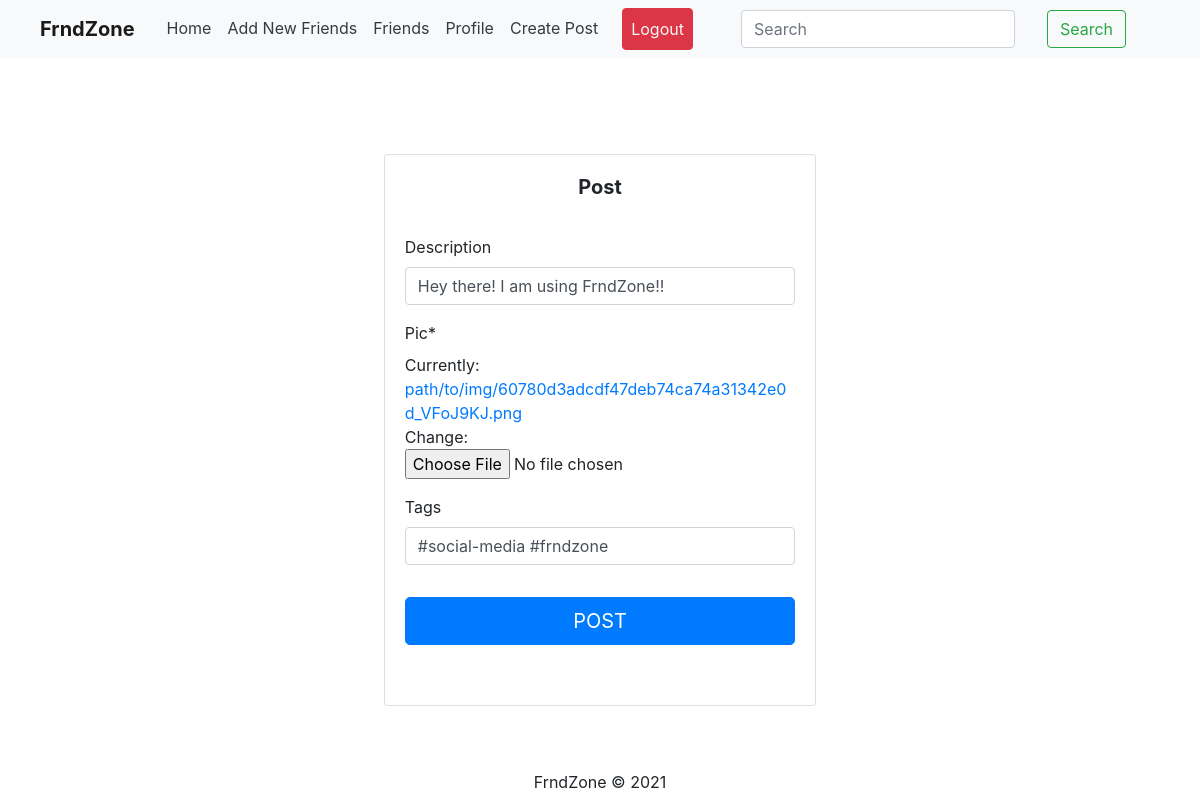
The app's page /post/1/update/ (signed in) with its own data.
### feed/models.py (models this page shows, shortened)
class Post(models.Model):
	description = models.CharField(max_length=255, blank=True)
	pic = models.ImageField(upload_to='path/to/img')
	date_posted = models.DateTimeField(default=timezone.now)
	user_name = models.ForeignKey(User, on_delete=models.CASCADE)
	tags = models.CharField(max_length=100, blank=True)

### feed/views.py (the view, shortened to what this page needs)
# urls.py: path('post/<int:pk>/update/', PostUpdateView.as_view(), name='post-update'),
class PostUpdateView(LoginRequiredMixin, UserPassesTestMixin, UpdateView):
	model = Post
	fields = ['description', 'pic', 'tags']
	template_name = 'feed/create_post.html'
	def test_func(self):
		post = self.get_object()
		if self.request.user == post.user_name:
			return True
		return False

### feed/templates/feed/create_post.html (shortened to what this page needs)
{% extends "feed/layout.html" %}
{% load static %}
{% load crispy_forms_tags %}
{% block searchform %}
<form class="form-inline my-2 my-lg-0 ml-5" action="{% url 'search_posts' %}" method="get">
  <input name="p" type="text" class="form-control mr-sm-2" type="search" placeholder="Search" aria-label="Search">
  <button class="btn btn-outline-success my-2 my-sm-0 ml-4" type="submit">Search</button>
</form>
{% endblock searchform %}
{% block content %}
<br><br>
<div class="container">
    <div class="row">
      <div class="col-sm-9 col-md-7 col-lg-5 mx-auto">
        <div class="card card-signin my-5">
          <div class="card-body">
            <h5 class="card-title text-center"><b>Post</b></h5>
            <form class="form-signin" method = "POST" enctype="multipart/form-data">
            <fieldset class="form-group"><br>
                {{ form|crispy }}
            </fieldset>
            <div class="form-group">
                <button class="btn btn-lg btn-primary btn-block text-uppercase" type="submit">Post</button><br>
            </div>
        </form>
    </div>
    </div>
    </div>
    </div>
</div>
{% endblock content %}

### records on screen
Post: description "Hey there! I am using FrndZone!!", tags "#social-media #frndzone"
